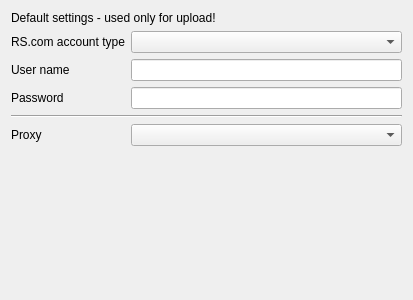
<ui version="4.0" >
 <class>RapidshareOptsForm</class>
 <widget class="QWidget" name="RapidshareOptsForm" >
  <property name="geometry" >
   <rect>
    <x>0</x>
    <y>0</y>
    <width>413</width>
    <height>300</height>
   </rect>
  </property>
  <property name="windowTitle" >
   <string>RapidShare.com</string>
  </property>
  <layout class="QGridLayout" >
   <item row="0" column="0" colspan="2" >
    <widget class="QLabel" name="labelSettings" >
     <property name="text" >
      <string>Default settings - used only for upload!</string>
     </property>
    </widget>
   </item>
   <item row="1" column="0" >
    <widget class="QLabel" name="label" >
     <property name="text" >
      <string>RS.com account type</string>
     </property>
    </widget>
   </item>
   <item row="1" column="1" >
    <widget class="QComboBox" name="comboAccount" />
   </item>
   <item row="2" column="0" >
    <widget class="QLabel" name="label_2" >
     <property name="text" >
      <string>User name</string>
     </property>
    </widget>
   </item>
   <item row="2" column="1" >
    <widget class="QLineEdit" name="lineUsername" />
   </item>
   <item row="3" column="0" >
    <widget class="QLabel" name="label_3" >
     <property name="text" >
      <string>Password</string>
     </property>
    </widget>
   </item>
   <item row="3" column="1" >
    <widget class="QLineEdit" name="linePassword" >
     <property name="echoMode" >
      <enum>QLineEdit::Password</enum>
     </property>
    </widget>
   </item>
   <item row="4" column="0" colspan="2" >
    <widget class="Line" name="line" >
     <property name="orientation" >
      <enum>Qt::Horizontal</enum>
     </property>
    </widget>
   </item>
   <item row="5" column="0" >
    <widget class="QLabel" name="label_4" >
     <property name="text" >
      <string>Proxy</string>
     </property>
    </widget>
   </item>
   <item row="5" column="1" >
    <widget class="QComboBox" name="comboProxy" />
   </item>
   <item row="6" column="1" >
    <spacer>
     <property name="orientation" >
      <enum>Qt::Vertical</enum>
     </property>
     <property name="sizeHint" >
      <size>
       <width>20</width>
       <height>40</height>
      </size>
     </property>
    </spacer>
   </item>
  </layout>
 </widget>
 <resources>
  <include location="../gfx/resources.qrc" />
 </resources>
 <connections/>
</ui>
